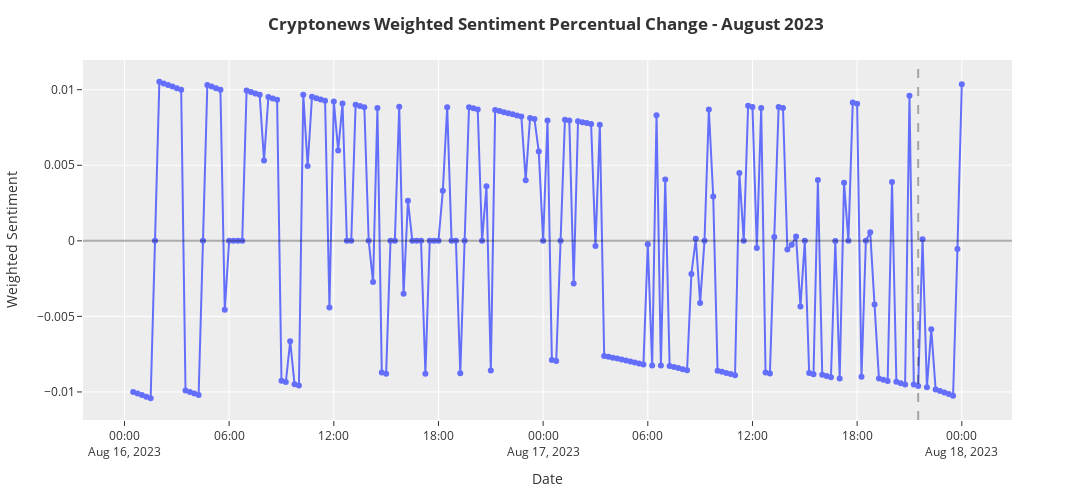

The notebook cell saved with this chart:
### Code cell
fig = px.line(
    weighted.reset_index()[2:],
    x='all_utc_datetime',
    y='pct_chg',
    # text=[f'{int(round(p*100,0))}%' for p in weighted['pct_chg'][2:]],
    markers=True
)

fig.update_layout(
     title="<b>Cryptonews Weighted Sentiment Percentual Change - August 2023</b>",
     yaxis_title="Weighted Sentiment",
     xaxis_title="Date",
     template="ggplot2",
     width=1500,
     height=500
     )

# fig.update_xaxes(type='category')

# fig.update_traces(marker={'size':18, 'symbol':'square'})
# fig.update_traces(textposition='middle center', textfont_size=6, textfont_color='white')
fig.add_vline(x='2023-08-17 21:30:00',line_width=2, line_dash="dash", line_color="black")
fig.add_hline(y=0,line_width=2, line_color="black")
fig.show()

### Figure 1 — Plotly figure (JSON) as saved in the notebook; plotly's stock layout.template omitted (floating-point values rounded to 4 significant figures; data arrays with more than 128 entries replaced by an {"elided": "..."} marker saying what was removed)
{"data": [{"hovertemplate": "all_utc_datetime=%{x}<br>pct_chg=%{y}<extra></extra>", "legendgroup": "", "line": {"color": "#636efa", "dash": "solid"}, "marker": {"symbol": "circle"}, "mode": "lines+markers", "name": "", "orientation": "v", "showlegend": false, "type": "scatter", "x": {"elided": "191 str values"}, "xaxis": "x", "y": {"elided": "191 float values"}, "yaxis": "y"}], "layout": {"height": 500, "legend": {"tracegroupgap": 0}, "margin": {"t": 60}, "shapes": [{"line": {"color": "black", "dash": "dash", "width": 2}, "type": "line", "x0": "2023-08-17 21:30:00", "x1": "2023-08-17 21:30:00", "xref": "x", "y0": 0, "y1": 1, "yref": "y domain"}, {"line": {"color": "black", "width": 2}, "type": "line", "x0": 0, "x1": 1, "xref": "x domain", "y0": 0, "y1": 0, "yref": "y"}], "title": {"text": "<b>Cryptonews Weighted Sentiment Percentual Change - August 2023</b>"}, "width": 1500, "xaxis": {"anchor": "y", "domain": [0, 1], "title": {"text": "Date"}}, "yaxis": {"anchor": "x", "domain": [0, 1], "title": {"text": "Weighted Sentiment"}}}}
